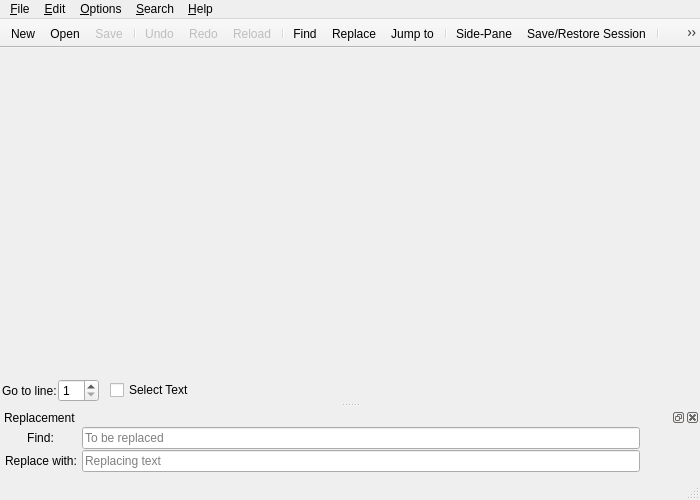
<?xml version="1.0" encoding="UTF-8"?>
<ui version="4.0">
 <class>FeatherPad::FPwin</class>
 <widget class="QMainWindow" name="FPwin">
  <property name="geometry">
   <rect>
    <x>0</x>
    <y>0</y>
    <width>700</width>
    <height>500</height>
   </rect>
  </property>
  <widget class="QWidget" name="centralWidget">
   <layout class="QVBoxLayout" name="verticalLayout">
    <property name="leftMargin">
     <number>0</number>
    </property>
    <property name="topMargin">
     <number>0</number>
    </property>
    <property name="rightMargin">
     <number>0</number>
    </property>
    <property name="bottomMargin">
     <number>0</number>
    </property>
    <item>
     <widget class="QSplitter" name="splitter">
      <property name="sizePolicy">
       <sizepolicy hsizetype="Expanding" vsizetype="Expanding">
        <horstretch>0</horstretch>
        <verstretch>0</verstretch>
       </sizepolicy>
      </property>
      <property name="lineWidth">
       <number>0</number>
      </property>
      <property name="orientation">
       <enum>Qt::Horizontal</enum>
      </property>
      <widget class="FeatherPad::TabWidget" name="tabWidget">
       <property name="currentIndex">
        <number>-1</number>
       </property>
       <property name="documentMode">
        <bool>true</bool>
       </property>
       <property name="tabsClosable">
        <bool>true</bool>
       </property>
       <property name="movable">
        <bool>true</bool>
       </property>
      </widget>
     </widget>
    </item>
    <item>
     <layout class="QGridLayout" name="goToGridLayout">
      <property name="leftMargin">
       <number>2</number>
      </property>
      <property name="rightMargin">
       <number>2</number>
      </property>
      <property name="horizontalSpacing">
       <number>1</number>
      </property>
      <item row="0" column="0">
       <widget class="QLabel" name="label">
        <property name="text">
         <string>Go to line:</string>
        </property>
        <property name="margin">
         <number>2</number>
        </property>
       </widget>
      </item>
      <item row="0" column="1">
       <widget class="QSpinBox" name="spinBox">
        <property name="minimum">
         <number>1</number>
        </property>
       </widget>
      </item>
      <item row="0" column="2">
       <spacer name="horizontalSpacer_2">
        <property name="orientation">
         <enum>Qt::Horizontal</enum>
        </property>
        <property name="sizeType">
         <enum>QSizePolicy::Fixed</enum>
        </property>
        <property name="sizeHint" stdset="0">
         <size>
          <width>10</width>
          <height>0</height>
         </size>
        </property>
       </spacer>
      </item>
      <item row="0" column="3">
       <widget class="QCheckBox" name="checkBox">
        <property name="focusPolicy">
         <enum>Qt::NoFocus</enum>
        </property>
        <property name="toolTip">
         <string>Select text from cursor to this line
(Ctrl+Shift+J)</string>
        </property>
        <property name="text">
         <string>Select Text</string>
        </property>
        <property name="shortcut">
         <string>Ctrl+Shift+J</string>
        </property>
       </widget>
      </item>
      <item row="0" column="4">
       <spacer name="horizontalSpacer">
        <property name="orientation">
         <enum>Qt::Horizontal</enum>
        </property>
        <property name="sizeHint" stdset="0">
         <size>
          <width>40</width>
          <height>0</height>
         </size>
        </property>
       </spacer>
      </item>
     </layout>
    </item>
   </layout>
  </widget>
  <widget class="QMenuBar" name="menuBar">
   <property name="geometry">
    <rect>
     <x>0</x>
     <y>0</y>
     <width>700</width>
     <height>20</height>
    </rect>
   </property>
   <property name="contextMenuPolicy">
    <enum>Qt::PreventContextMenu</enum>
   </property>
   <widget class="QMenu" name="menuFile">
    <property name="title">
     <string>&amp;File</string>
    </property>
    <widget class="QMenu" name="menuOpenRecently">
     <property name="title">
      <string>Recently &amp;Modified</string>
     </property>
     <addaction name="actionClearRecent"/>
    </widget>
    <addaction name="actionNew"/>
    <addaction name="actionOpen"/>
    <addaction name="menuOpenRecently"/>
    <addaction name="actionSession"/>
    <addaction name="actionSidePane"/>
    <addaction name="separator"/>
    <addaction name="actionRun"/>
    <addaction name="separator"/>
    <addaction name="actionDetachTab"/>
    <addaction name="actionLastActiveTab"/>
    <addaction name="actionRightTab"/>
    <addaction name="actionLeftTab"/>
    <addaction name="actionLastTab"/>
    <addaction name="actionFirstTab"/>
    <addaction name="separator"/>
    <addaction name="actionReload"/>
    <addaction name="separator"/>
    <addaction name="actionSave"/>
    <addaction name="actionSaveAs"/>
    <addaction name="actionSaveAllFiles"/>
    <addaction name="separator"/>
    <addaction name="actionSaveCodec"/>
    <addaction name="separator"/>
    <addaction name="actionPrint"/>
    <addaction name="separator"/>
    <addaction name="actionDoc"/>
    <addaction name="separator"/>
    <addaction name="actionClose"/>
    <addaction name="actionQuit"/>
   </widget>
   <widget class="QMenu" name="menuEdit">
    <property name="title">
     <string>&amp;Edit</string>
    </property>
    <addaction name="actionEdit"/>
    <addaction name="separator"/>
    <addaction name="actionUndo"/>
    <addaction name="actionRedo"/>
    <addaction name="separator"/>
    <addaction name="actionCut"/>
    <addaction name="actionCopy"/>
    <addaction name="actionPaste"/>
    <addaction name="actionDelete"/>
    <addaction name="separator"/>
    <addaction name="actionSelectAll"/>
    <addaction name="separator"/>
    <addaction name="actionSoftTab"/>
    <addaction name="separator"/>
    <addaction name="actionUpperCase"/>
    <addaction name="actionLowerCase"/>
    <addaction name="actionStartCase"/>
    <addaction name="separator"/>
    <addaction name="actionSortLines"/>
    <addaction name="actionRSortLines"/>
    <addaction name="ActionRmDupeSort"/>
    <addaction name="ActionRmDupeRSort"/>
    <addaction name="separator"/>
    <addaction name="actionCheckSpelling"/>
    <addaction name="actionUserDict"/>
    <addaction name="separator"/>
    <addaction name="actionDate"/>
   </widget>
   <widget class="QMenu" name="menuOptions">
    <property name="title">
     <string>&amp;Options</string>
    </property>
    <widget class="QMenu" name="menuEncoding">
     <property name="title">
      <string>&amp;Encoding</string>
     </property>
     <addaction name="actionUTF_8"/>
     <addaction name="actionUTF_16"/>
     <addaction name="actionISO_8859_1"/>
     <addaction name="actionOther"/>
    </widget>
    <addaction name="actionLineNumbers"/>
    <addaction name="actionWrap"/>
    <addaction name="actionIndent"/>
    <addaction name="actionSyntax"/>
    <addaction name="separator"/>
    <addaction name="menuEncoding"/>
    <addaction name="separator"/>
    <addaction name="actionFont"/>
    <addaction name="actionPreferences"/>
   </widget>
   <widget class="QMenu" name="menuSearch">
    <property name="title">
     <string>&amp;Search</string>
    </property>
    <addaction name="actionFind"/>
    <addaction name="actionReplace"/>
    <addaction name="actionJump"/>
   </widget>
   <widget class="QMenu" name="menuHelp">
    <property name="title">
     <string>&amp;Help</string>
    </property>
    <addaction name="actionHelp"/>
    <addaction name="actionAbout"/>
   </widget>
   <addaction name="menuFile"/>
   <addaction name="menuEdit"/>
   <addaction name="menuOptions"/>
   <addaction name="menuSearch"/>
   <addaction name="menuHelp"/>
  </widget>
  <widget class="QToolBar" name="mainToolBar">
   <property name="contextMenuPolicy">
    <enum>Qt::PreventContextMenu</enum>
   </property>
   <property name="movable">
    <bool>false</bool>
   </property>
   <attribute name="toolBarArea">
    <enum>TopToolBarArea</enum>
   </attribute>
   <attribute name="toolBarBreak">
    <bool>false</bool>
   </attribute>
   <addaction name="actionNew"/>
   <addaction name="actionOpen"/>
   <addaction name="actionSave"/>
   <addaction name="separator"/>
   <addaction name="actionUndo"/>
   <addaction name="actionRedo"/>
   <addaction name="actionReload"/>
   <addaction name="separator"/>
   <addaction name="actionFind"/>
   <addaction name="actionReplace"/>
   <addaction name="actionJump"/>
   <addaction name="separator"/>
   <addaction name="actionSidePane"/>
   <addaction name="actionSession"/>
   <addaction name="separator"/>
   <addaction name="actionEdit"/>
   <addaction name="actionRun"/>
   <addaction name="actionMenu"/>
  </widget>
  <widget class="QStatusBar" name="statusBar"/>
  <widget class="QDockWidget" name="dockReplace">
   <property name="contextMenuPolicy">
    <enum>Qt::PreventContextMenu</enum>
   </property>
   <property name="features">
    <set>QDockWidget::DockWidgetClosable|QDockWidget::DockWidgetMovable|QDockWidget::DockWidgetFloatable</set>
   </property>
   <property name="allowedAreas">
    <set>Qt::BottomDockWidgetArea|Qt::TopDockWidgetArea</set>
   </property>
   <property name="windowTitle">
    <string>Replacement</string>
   </property>
   <attribute name="dockWidgetArea">
    <number>8</number>
   </attribute>
   <widget class="QWidget" name="dockWidgetContents">
    <layout class="QGridLayout" name="gridLayout">
     <property name="leftMargin">
      <number>0</number>
     </property>
     <property name="topMargin">
      <number>0</number>
     </property>
     <property name="rightMargin">
      <number>0</number>
     </property>
     <property name="bottomMargin">
      <number>0</number>
     </property>
     <property name="spacing">
      <number>0</number>
     </property>
     <item row="0" column="0">
      <layout class="QGridLayout" name="dockGridLayout">
       <property name="leftMargin">
        <number>5</number>
       </property>
       <property name="rightMargin">
        <number>2</number>
       </property>
       <property name="bottomMargin">
        <number>5</number>
       </property>
       <property name="horizontalSpacing">
        <number>5</number>
       </property>
       <property name="verticalSpacing">
        <number>0</number>
       </property>
       <item row="0" column="0" alignment="Qt::AlignHCenter|Qt::AlignVCenter">
        <widget class="QLabel" name="label_3">
         <property name="sizePolicy">
          <sizepolicy hsizetype="Fixed" vsizetype="Preferred">
           <horstretch>0</horstretch>
           <verstretch>0</verstretch>
          </sizepolicy>
         </property>
         <property name="text">
          <string>Find:</string>
         </property>
         <property name="alignment">
          <set>Qt::AlignCenter</set>
         </property>
        </widget>
       </item>
       <item row="0" column="1" colspan="2" alignment="Qt::AlignVCenter">
        <widget class="FeatherPad::LineEdit" name="lineEditFind">
         <property name="minimumSize">
          <size>
           <width>150</width>
           <height>0</height>
          </size>
         </property>
         <property name="placeholderText">
          <string>To be replaced</string>
         </property>
        </widget>
       </item>
       <item row="1" column="0" alignment="Qt::AlignVCenter">
        <widget class="QLabel" name="label_2">
         <property name="sizePolicy">
          <sizepolicy hsizetype="Fixed" vsizetype="Preferred">
           <horstretch>0</horstretch>
           <verstretch>0</verstretch>
          </sizepolicy>
         </property>
         <property name="text">
          <string>Replace with:</string>
         </property>
         <property name="alignment">
          <set>Qt::AlignCenter</set>
         </property>
        </widget>
       </item>
       <item row="1" column="1" colspan="2" alignment="Qt::AlignVCenter">
        <widget class="FeatherPad::LineEdit" name="lineEditReplace">
         <property name="minimumSize">
          <size>
           <width>150</width>
           <height>0</height>
          </size>
         </property>
         <property name="placeholderText">
          <string>Replacing text</string>
         </property>
        </widget>
       </item>
       <item row="0" column="3">
        <widget class="QToolButton" name="toolButtonPrv">
         <property name="sizePolicy">
          <sizepolicy hsizetype="Fixed" vsizetype="Fixed">
           <horstretch>0</horstretch>
           <verstretch>0</verstretch>
          </sizepolicy>
         </property>
         <property name="focusPolicy">
          <enum>Qt::NoFocus</enum>
         </property>
         <property name="autoRaise">
          <bool>true</bool>
         </property>
        </widget>
       </item>
       <item row="1" column="3">
        <widget class="QToolButton" name="toolButtonNext">
         <property name="sizePolicy">
          <sizepolicy hsizetype="Fixed" vsizetype="Fixed">
           <horstretch>0</horstretch>
           <verstretch>0</verstretch>
          </sizepolicy>
         </property>
         <property name="focusPolicy">
          <enum>Qt::NoFocus</enum>
         </property>
         <property name="autoRaise">
          <bool>true</bool>
         </property>
        </widget>
       </item>
       <item row="1" column="4">
        <widget class="QToolButton" name="toolButtonAll">
         <property name="sizePolicy">
          <sizepolicy hsizetype="Fixed" vsizetype="Fixed">
           <horstretch>0</horstretch>
           <verstretch>0</verstretch>
          </sizepolicy>
         </property>
         <property name="focusPolicy">
          <enum>Qt::NoFocus</enum>
         </property>
         <property name="autoRaise">
          <bool>true</bool>
         </property>
        </widget>
       </item>
      </layout>
     </item>
    </layout>
   </widget>
  </widget>
  <action name="actionNew">
   <property name="text">
    <string>&amp;New</string>
   </property>
   <property name="toolTip">
    <string>New tab</string>
   </property>
   <property name="shortcut">
    <string>Ctrl+N</string>
   </property>
  </action>
  <action name="actionOpen">
   <property name="text">
    <string>&amp;Open</string>
   </property>
   <property name="toolTip">
    <string>Open a file</string>
   </property>
   <property name="shortcut">
    <string>Ctrl+O</string>
   </property>
  </action>
  <action name="actionSave">
   <property name="enabled">
    <bool>false</bool>
   </property>
   <property name="text">
    <string>&amp;Save</string>
   </property>
   <property name="toolTip">
    <string>Save the current tab</string>
   </property>
   <property name="shortcut">
    <string>Ctrl+S</string>
   </property>
  </action>
  <action name="actionUndo">
   <property name="enabled">
    <bool>false</bool>
   </property>
   <property name="text">
    <string>&amp;Undo</string>
   </property>
   <property name="toolTip">
    <string>Undo</string>
   </property>
   <property name="shortcut">
    <string>Ctrl+Z</string>
   </property>
  </action>
  <action name="actionRedo">
   <property name="enabled">
    <bool>false</bool>
   </property>
   <property name="text">
    <string>&amp;Redo</string>
   </property>
   <property name="toolTip">
    <string>Redo</string>
   </property>
   <property name="shortcut">
    <string>Ctrl+Shift+Z</string>
   </property>
  </action>
  <action name="actionReload">
   <property name="enabled">
    <bool>false</bool>
   </property>
   <property name="text">
    <string>Reload</string>
   </property>
   <property name="toolTip">
    <string>Reload</string>
   </property>
   <property name="shortcut">
    <string>Ctrl+Shift+R</string>
   </property>
  </action>
  <action name="actionFind">
   <property name="text">
    <string>&amp;Find</string>
   </property>
   <property name="toolTip">
    <string>Focus/hide search bar</string>
   </property>
   <property name="shortcut">
    <string>Ctrl+F</string>
   </property>
  </action>
  <action name="actionReplace">
   <property name="text">
    <string>&amp;Replace</string>
   </property>
   <property name="toolTip">
    <string>Show/hide replacement dock</string>
   </property>
   <property name="shortcut">
    <string>Ctrl+R</string>
   </property>
  </action>
  <action name="actionSaveAs">
   <property name="text">
    <string>Save &amp;As</string>
   </property>
   <property name="shortcut">
    <string>Ctrl+Shift+S</string>
   </property>
  </action>
  <action name="actionPrint">
   <property name="text">
    <string>&amp;Print</string>
   </property>
   <property name="shortcut">
    <string>Ctrl+P</string>
   </property>
  </action>
  <action name="actionDoc">
   <property name="text">
    <string>Documen&amp;t Properties</string>
   </property>
   <property name="shortcut">
    <string>Ctrl+Shift+D</string>
   </property>
  </action>
  <action name="actionClose">
   <property name="text">
    <string>&amp;Close</string>
   </property>
   <property name="shortcut">
    <string>Ctrl+Shift+Q</string>
   </property>
  </action>
  <action name="actionQuit">
   <property name="text">
    <string>&amp;Quit</string>
   </property>
   <property name="shortcut">
    <string>Ctrl+Q</string>
   </property>
  </action>
  <action name="actionCut">
   <property name="enabled">
    <bool>false</bool>
   </property>
   <property name="text">
    <string>&amp;Cut</string>
   </property>
   <property name="shortcut">
    <string>Ctrl+X</string>
   </property>
  </action>
  <action name="actionCopy">
   <property name="enabled">
    <bool>false</bool>
   </property>
   <property name="text">
    <string>C&amp;opy</string>
   </property>
   <property name="shortcut">
    <string>Ctrl+C</string>
   </property>
  </action>
  <action name="actionPaste">
   <property name="text">
    <string>&amp;Paste</string>
   </property>
   <property name="shortcut">
    <string>Ctrl+V</string>
   </property>
  </action>
  <action name="actionDelete">
   <property name="enabled">
    <bool>false</bool>
   </property>
   <property name="text">
    <string>&amp;Delete</string>
   </property>
  </action>
  <action name="actionSelectAll">
   <property name="text">
    <string>&amp;Select All</string>
   </property>
   <property name="shortcut">
    <string>Ctrl+A</string>
   </property>
  </action>
  <action name="actionFont">
   <property name="text">
    <string>&amp;Font</string>
   </property>
  </action>
  <action name="actionLineNumbers">
   <property name="checkable">
    <bool>true</bool>
   </property>
   <property name="text">
    <string>&amp;Line Numbers</string>
   </property>
   <property name="shortcut">
    <string>Ctrl+L</string>
   </property>
  </action>
  <action name="actionWrap">
   <property name="checkable">
    <bool>true</bool>
   </property>
   <property name="checked">
    <bool>true</bool>
   </property>
   <property name="text">
    <string>&amp;Wrap Lines</string>
   </property>
   <property name="shortcut">
    <string>Ctrl+W</string>
   </property>
  </action>
  <action name="actionIndent">
   <property name="checkable">
    <bool>true</bool>
   </property>
   <property name="checked">
    <bool>true</bool>
   </property>
   <property name="text">
    <string>&amp;Auto-Indentation</string>
   </property>
   <property name="shortcut">
    <string>Ctrl+I</string>
   </property>
  </action>
  <action name="actionSyntax">
   <property name="checkable">
    <bool>true</bool>
   </property>
   <property name="checked">
    <bool>true</bool>
   </property>
   <property name="text">
    <string>&amp;Syntax Highlighting</string>
   </property>
   <property name="shortcut">
    <string>Ctrl+Shift+H</string>
   </property>
  </action>
  <action name="actionPreferences">
   <property name="text">
    <string>&amp;Preferences</string>
   </property>
   <property name="shortcut">
    <string>Ctrl+Shift+P</string>
   </property>
  </action>
  <action name="actionHelp">
   <property name="text">
    <string>&amp;Help</string>
   </property>
   <property name="shortcut">
    <string>Ctrl+H</string>
   </property>
  </action>
  <action name="actionAbout">
   <property name="text">
    <string>&amp;About</string>
   </property>
  </action>
  <action name="actionOther">
   <property name="checkable">
    <bool>true</bool>
   </property>
   <property name="text">
    <string>&amp;Other</string>
   </property>
  </action>
  <action name="actionEnforce_UTF_8">
   <property name="checkable">
    <bool>true</bool>
   </property>
   <property name="text">
    <string>Enforce UTF-8</string>
   </property>
  </action>
  <action name="actionUTF_8">
   <property name="checkable">
    <bool>true</bool>
   </property>
   <property name="checked">
    <bool>false</bool>
   </property>
   <property name="text">
    <string>&amp;UTF-8</string>
   </property>
  </action>
  <action name="actionUTF_16">
   <property name="checkable">
    <bool>true</bool>
   </property>
   <property name="checked">
    <bool>false</bool>
   </property>
   <property name="text">
    <string>UTF-&amp;16</string>
   </property>
  </action>
  <action name="actionISO_8859_1">
   <property name="checkable">
    <bool>true</bool>
   </property>
   <property name="checked">
    <bool>false</bool>
   </property>
   <property name="text">
    <string>&amp;ISO-8859-1</string>
   </property>
  </action>
  <action name="actionSaveCodec">
   <property name="text">
    <string>Save with &amp;Encoding</string>
   </property>
  </action>
  <action name="actionJump">
   <property name="text">
    <string>&amp;Jump to</string>
   </property>
   <property name="toolTip">
    <string>Show/hide jump bar</string>
   </property>
   <property name="shortcut">
    <string>Ctrl+J</string>
   </property>
  </action>
  <action name="actionEdit">
   <property name="text">
    <string>&amp;Edit</string>
   </property>
   <property name="toolTip">
    <string>Edit text</string>
   </property>
   <property name="shortcut">
    <string>Ctrl+Shift+E</string>
   </property>
  </action>
  <action name="actionDetachTab">
   <property name="enabled">
    <bool>false</bool>
   </property>
   <property name="text">
    <string>&amp;Detach Tab</string>
   </property>
   <property name="shortcut">
    <string>Ctrl+T</string>
   </property>
  </action>
  <action name="actionCloseRight">
   <property name="text">
    <string>Close Ne&amp;xt Tabs</string>
   </property>
  </action>
  <action name="actionCloseLeft">
   <property name="text">
    <string>Close &amp;Previous Tabs</string>
   </property>
  </action>
  <action name="actionCloseAll">
   <property name="text">
    <string>Close &amp;All Tabs</string>
   </property>
  </action>
  <action name="actionCloseOther">
   <property name="text">
    <string>Close &amp;Other Tabs</string>
   </property>
  </action>
  <action name="actionCopyName">
   <property name="text">
    <string>&amp;Copy File Name</string>
   </property>
  </action>
  <action name="actionCopyPath">
   <property name="text">
    <string>Copy File &amp;Path</string>
   </property>
  </action>
  <action name="actionRightTab">
   <property name="enabled">
    <bool>false</bool>
   </property>
   <property name="text">
    <string>Ne&amp;xt Tab</string>
   </property>
   <property name="shortcut">
    <string>Alt+Right</string>
   </property>
  </action>
  <action name="actionLeftTab">
   <property name="enabled">
    <bool>false</bool>
   </property>
   <property name="text">
    <string>Previous Ta&amp;b</string>
   </property>
   <property name="shortcut">
    <string>Alt+Left</string>
   </property>
  </action>
  <action name="actionFirstTab">
   <property name="enabled">
    <bool>false</bool>
   </property>
   <property name="text">
    <string>&amp;First Tab</string>
   </property>
   <property name="shortcut">
    <string>Alt+Down</string>
   </property>
  </action>
  <action name="actionLastTab">
   <property name="enabled">
    <bool>false</bool>
   </property>
   <property name="text">
    <string>&amp;Last Tab</string>
   </property>
   <property name="shortcut">
    <string>Alt+Up</string>
   </property>
  </action>
  <action name="actionMenu">
   <property name="text">
    <string>Menu</string>
   </property>
  </action>
  <action name="actionRun">
   <property name="text">
    <string>&amp;Run</string>
   </property>
   <property name="toolTip">
    <string>Execute</string>
   </property>
   <property name="shortcut">
    <string>Ctrl+E</string>
   </property>
  </action>
  <action name="actionClearRecent">
   <property name="text">
    <string>&amp;Clear</string>
   </property>
   <property name="toolTip">
    <string>Clear the list of recently modified files</string>
   </property>
  </action>
  <action name="actionSession">
   <property name="text">
    <string>Sa&amp;ve/Restore Session</string>
   </property>
   <property name="toolTip">
    <string>Save/Restore Session</string>
   </property>
   <property name="shortcut">
    <string>Ctrl+M</string>
   </property>
  </action>
  <action name="actionSidePane">
   <property name="text">
    <string>Side-Pane</string>
   </property>
   <property name="shortcut">
    <string>Ctrl+Alt+P</string>
   </property>
  </action>
  <action name="actionDate">
   <property name="text">
    <string>Paste Date and Time</string>
   </property>
   <property name="shortcut">
    <string>Ctrl+Shift+V</string>
   </property>
  </action>
  <action name="actionUpperCase">
   <property name="text">
    <string>To Upper Case</string>
   </property>
   <property name="toolTip">
    <string>To Upper Case</string>
   </property>
   <property name="shortcut">
    <string>Ctrl+Shift+U</string>
   </property>
  </action>
  <action name="actionLowerCase">
   <property name="text">
    <string>To Lower Case</string>
   </property>
   <property name="toolTip">
    <string>To Lower Case</string>
   </property>
   <property name="shortcut">
    <string>Ctrl+Shift+L</string>
   </property>
  </action>
  <action name="actionStartCase">
   <property name="text">
    <string>To Start Case</string>
   </property>
   <property name="toolTip">
    <string>To Start Case</string>
   </property>
  </action>
  <action name="actionLastActiveTab">
   <property name="enabled">
    <bool>false</bool>
   </property>
   <property name="text">
    <string>Last Active Tab</string>
   </property>
   <property name="toolTip">
    <string>Last Active Tab</string>
   </property>
   <property name="shortcut">
    <string>F1</string>
   </property>
  </action>
  <action name="actionSortLines">
   <property name="text">
    <string>Sort Lines</string>
   </property>
   <property name="toolTip">
    <string>Sort Lines</string>
   </property>
  </action>
  <action name="actionRSortLines">
   <property name="text">
    <string>Sort Lines Reversely</string>
   </property>
   <property name="toolTip">
    <string>Sort Lines Reversely</string>
   </property>
  </action>
  <action name="ActionRmDupeSort">
   <property name="text">
    <string>Sort and Remove Duplicates</string>
   </property>
   <property name="toolTip">
    <string>Sort and Remove Duplicates</string>
   </property>
  </action>
  <action name="ActionRmDupeRSort">
   <property name="text">
    <string>Reverse Sort and Remove Duplicates</string>
   </property>
   <property name="toolTip">
    <string>Reverse Sort and Remove Duplicates</string>
   </property>
  </action>
  <action name="actionCheckSpelling">
   <property name="text">
    <string>Check Spelling</string>
   </property>
   <property name="shortcut">
    <string>F2</string>
   </property>
  </action>
  <action name="actionSaveAllFiles">
   <property name="text">
    <string>Save All Files</string>
   </property>
   <property name="toolTip">
    <string>Save All Files</string>
   </property>
  </action>
  <action name="actionUserDict">
   <property name="text">
    <string>User Dictionary</string>
   </property>
   <property name="toolTip">
    <string>User Dictionary</string>
   </property>
  </action>
  <action name="actionSoftTab">
   <property name="text">
    <string>Text Tabs to Spaces</string>
   </property>
  </action>
 </widget>
 <layoutdefault spacing="6" margin="11"/>
 <customwidgets>
  <customwidget>
   <class>FeatherPad::LineEdit</class>
   <extends>QLineEdit</extends>
   <header>lineedit.h</header>
  </customwidget>
  <customwidget>
   <class>FeatherPad::TabWidget</class>
   <extends>QTabWidget</extends>
   <header>tabwidget.h</header>
   <container>1</container>
  </customwidget>
 </customwidgets>
 <resources/>
 <connections/>
</ui>
